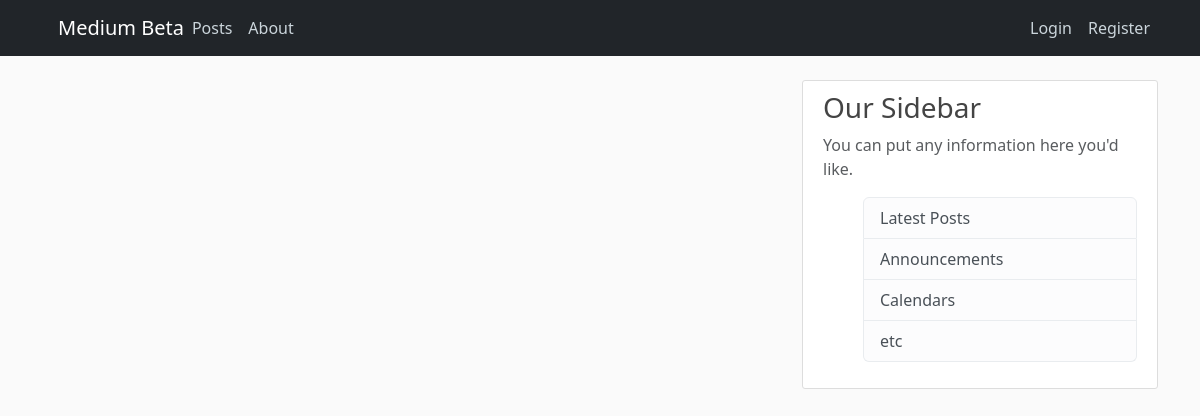
The page /jobs/ on the database as committed earlier.
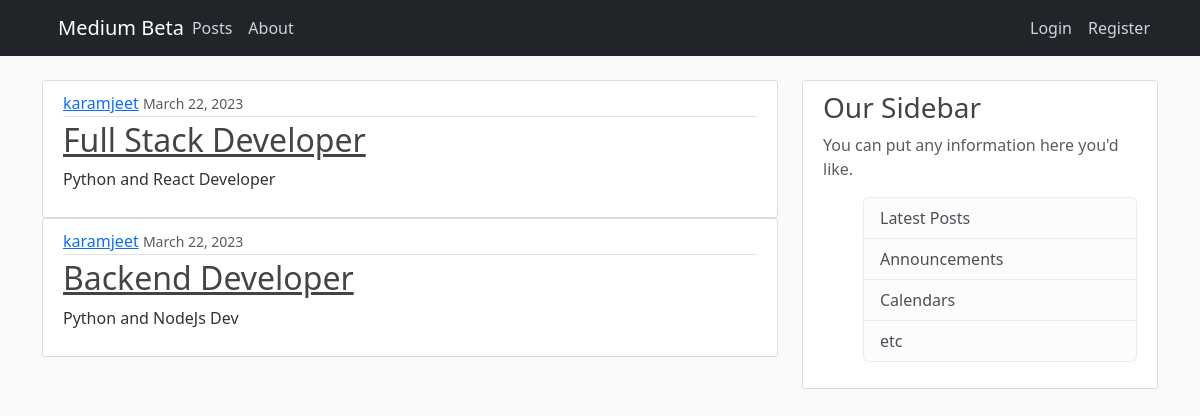
The same page on the database as committed later.
### job/models.py (models this page shows, shortened)
class JobPost(models.Model):
    title = models.CharField(max_length=250)
    content = models.TextField()
    author = models.ForeignKey(User, on_delete=models.CASCADE)
    date_posted = models.DateTimeField(default=timezone.now)

### job/views.py (the view)
# urls.py: path('jobs/', include('job.urls')),
def jobs(request):
    job_posts = JobPost.objects.all()
    return render(request, 'job/jobs.html', {'job_posts': job_posts})

### job/templates/job/jobs.html
{% extends 'blog/base.html' %}
{% block content %}
    {% for job in job_posts %}
        <article class="media content-section">
            <div class="media-body">
            <div class="article-metadata">
                <a class="mr-2" href="#">{{ job.author }}</a>
                <small class="text-muted">{{ job.date_posted|date:"F d, Y"  }}</small>
            </div>
            <h2><a class="article-title" href="{% url 'job' job.id %}">{{ job.title }}</a></h2>
            <p class="article-content">{{ job.content }}</p>
            </div>
        </article>
    {% endfor %}
{% endblock content %}

### blog/templates/blog/base.html (shortened to what this page needs)
{% load static %}
<!DOCTYPE html>
<html lang="en">
<head>
    <link rel="stylesheet" href="https://cdn.jsdelivr.net/npm/bootstrap@5.3.0-alpha1/dist/css/bootstrap.rtl.min.css">
    <link rel="stylesheet" type="text/css" href="{% static 'blog/main.css' %}">
    <link rel="stylesheet" href="https://cdnjs.cloudflare.com/ajax/libs/font-awesome/6.3.0/css/all.min.css" />
</head>
<body>
    <header class="site-header">
        <nav class="navbar navbar-expand-md navbar-dark bg-dark fixed-top">
          <div class="container">
            <a class="navbar-brand mr-5" href="{% url 'blog-home' %}">Medium Beta</a>
            <div class="collapse navbar-collapse flex" id="navbarToggle">
              <div class="navbar-nav mr-auto">
                <a class="nav-item nav-link" href="{% url 'blog-home' %}">Posts</a>
                <a class="nav-item nav-link" href="{% url 'blog-about' %}">About</a>
              </div>
              <div class="navbar-nav">
                {% if user.is_authenticated %}
                <a class="nav-item nav-link" href="{% url 'post-create' %}">New Post</a>
                <a class="nav-item nav-link" href="{% url 'users-profile' %}">Profile</a>
                  <a class="nav-item nav-link" href="{% url 'users-logout' %}">Logout</a>
                {% else %}
                  <a class="nav-item nav-link" href="{% url 'users-login' %}">Login</a>
                  <a class="nav-item nav-link" href="{% url 'users-register' %}">Register</a>
                {% endif %}
              </div>
            </div>
          </div>
        </nav>
      </header>
      <main role="main" class="container">
        <div class="row">
          <div class="col-md-8">
            {% block content %}{% endblock %}
          </div>
          <div class="col-md-4">
            <div class="content-section">
              <h3>Our Sidebar</h3>
              <p class='text-muted'>You can put any information here you'd like.
                <ul class="list-group">
                  <li class="list-group-item list-group-item-light">Latest Posts</li>
                  <li class="list-group-item list-group-item-light">Announcements</li>
                  <li class="list-group-item list-group-item-light">Calendars</li>
                  <li class="list-group-item list-group-item-light">etc</li>
                </ul>
              </p>
            </div>
          </div>
        </div>
      </main>
</body>
</html>

### blog/static/blog/main.css (style rules this page uses)
body { background: #fafafa; color: #333333; margin-top: 5rem; }
h1, h2, h3, h4, h5, h6 { color: #444444; }
ul { margin: 0; }
.site-header .navbar-nav .nav-link { color: #cbd5db; }
.content-section { background: #ffffff; padding: 10px 20px; border: 1px solid #dddddd; border-radius: 3px; }
.article-title { color: #444444; }
.article-content { white-space: pre-line; }
.article-metadata { padding-bottom: 1px; margin-bottom: 4px; border-bottom: 1px solid #e3e3e3; }
.flex { display: flex; justify-content: space-between; align-items: center; }

Rows that differ between the two databases and show on the page:
added JobPost: author "karamjeet", date_posted "March 22, 2023", title "Full Stack Developer", content "Python and React Developer"
added JobPost: author "karamjeet", date_posted "March 22, 2023", title "Backend Developer", content "Python and NodeJs Dev"
